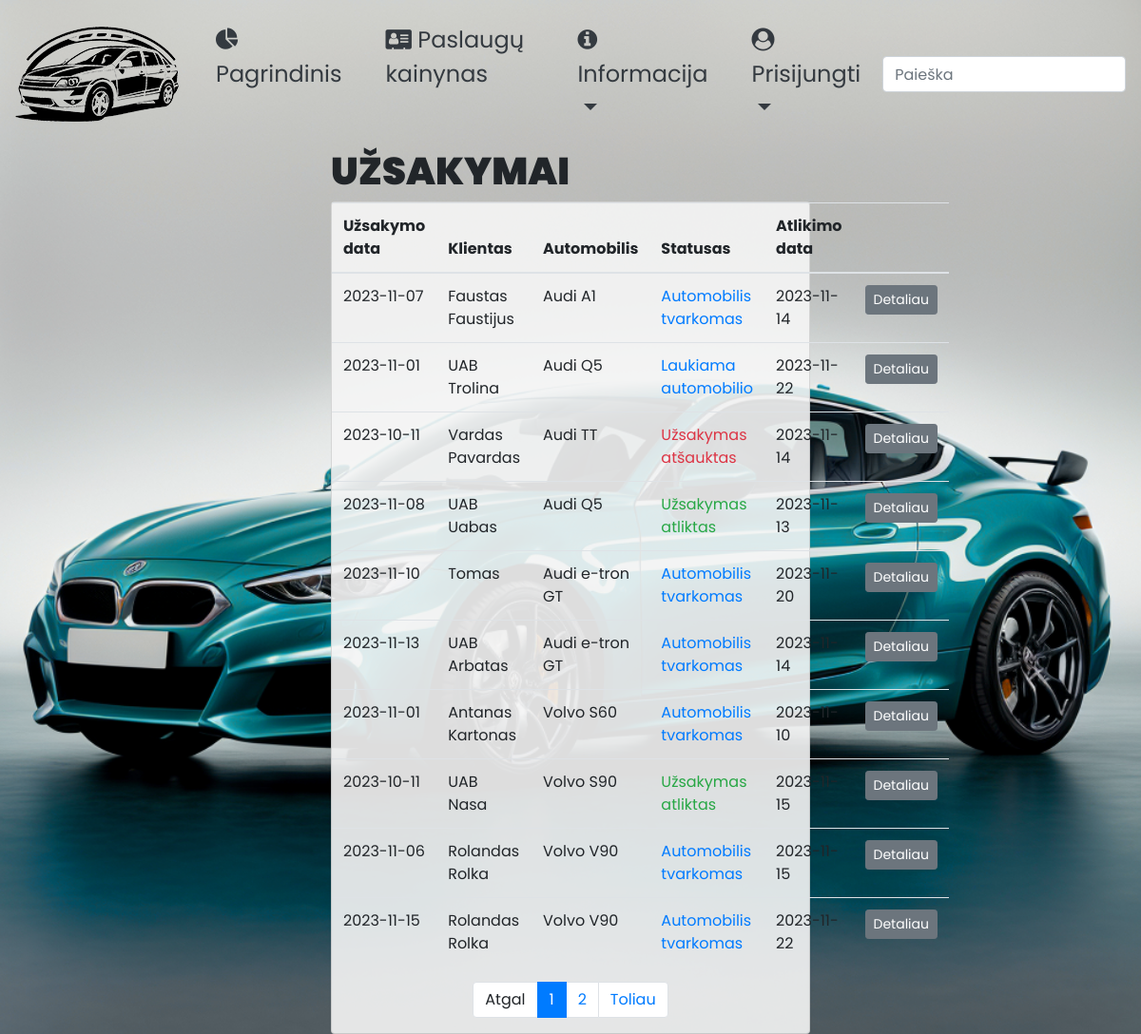
The app's page /autoservisas/uzsakymai/ with its own data.
### autoservisas/models.py (models this page shows, shortened)
class Uzsakymas(models.Model):
    data = models.DateField('Užsakymo data', null=False)
    automobilis_id = models.ForeignKey('Automobilis', verbose_name='Informacija',
                                       on_delete=models.CASCADE, null=False, related_name='auto_statusas')
    UZSAKYMO_STATUSAS = (
        ('l', 'Laukiama automobilio'),
        ('a', 'Automobilis tvarkomas'),
        ('u', 'Užsakymas atliktas'),
        ('x', 'Užsakymas atšauktas'),
    )
    statusas = models.CharField(max_length=1, choices=UZSAKYMO_STATUSAS, default='l', null=False, help_text='Statusas')
    vartotojas = models.ForeignKey(User, on_delete=models.SET_NULL, null=True, blank=True)
    grazinimo_terminas = models.DateField('Prognozuojama atlikimo data', null=True, blank=True)
    class Meta:
        verbose_name = 'Užsakymas'
        verbose_name_plural = 'Užsakymai'

class Automobilis(models.Model):
    valstybinis_nr = models.CharField('Automobilio valstybinis Nr.',
                                      max_length=7, null=False, unique=True, help_text='Įveskite valstybinį numerį')
    automobilio_modelis_id = models.ForeignKey('AutomobilioModelis', verbose_name='Automobilio modelis',
                                               on_delete=models.CASCADE, null=False)
    vin_kodas = models.CharField(max_length=17, null=False, unique=True, help_text='Įveskite automobilio VIN kodą')
    klientas = models.CharField(max_length=100, null=False,
                                help_text='Iveskite klientą (įmonės pavadinimas arba vardas/pavardė)')
    nuotrauka = models.ImageField('Nuotrauka', upload_to='nuotraukos', null=True)
    aprasymas = HTMLField()
    class Meta:
        verbose_name = 'Automobilis'
        verbose_name_plural = 'Automobiliai'

class AutomobilioModelis(models.Model):
    marke = models.CharField('Automobilio markė', max_length=40, null=False, help_text='Įveskite automobilio markę')
    modelis = models.CharField('Automobilio modelis', max_length=40, null=False,
                               help_text='Įveskite automobilio markės modelį')
    class Meta:
        verbose_name = 'Automobilio modelis'
        verbose_name_plural = 'Automobilių modeliai'
    def __str__(self):
        return f'{self.marke} {self.modelis}'

### autoservisas/views.py (the view)
# urls.py: path('uzsakymai/', views.UzsakymaiListView.as_view(), name='uzsakymai'),
class UzsakymaiListView(generic.ListView):
    model = Uzsakymas
    context_object_name = 'uzsakymai_list'
    paginate_by = 10
    template_name = 'uzsakymai.html'

### autoservisas/templates/uzsakymai.html
{% extends "base.html" %}
{% block content %}
<h1 class="text-uppercase h1p">Užsakymai</h1>
<div class="card" style="background-color: rgba(245, 245, 245, 0.9);">
  <table class="table table-hover">
    <thead>
      <tr>
        <th scope="col">Užsakymo data</th>
        <th scope="col">Klientas</th>
        <th scope="col">Automobilis</th>
        <th scope="col">Statusas</th>
        <th scope="col">Atlikimo data</th>
        <th scope="col"></th>
      </tr>
    </thead>
    <tbody>
    {% for a in uzsakymai_list %}
      <tr>
        <td>{{a.data|date:"Y-m-d"}}</td>
        <td>{{a.automobilis_id.klientas}}</td>
        <td>{{a.automobilis_id.automobilio_modelis_id}}</td>
        <td class="{% if a.statusas == 'u' %}text-success{% elif a.statusas == 'x' %}text-danger{% else %}text-primary{% endif %}">{{a.get_statusas_display}}</td>
        <td>{{a.grazinimo_terminas|date:"Y-m-d"}}</td>
        <td><a href="{% url 'uzsakymas' a.id %}"><button type="button" class="btn btn-secondary btn-sm">Detaliau</button></a></td>
      </tr>
    {% endfor %}
    </tbody>
  </table>
  <nav aria-label="...">
    <ul class="pagination justify-content-center">
      {% if page_obj.has_previous %}
        <li class="page-item">
          <a class="page-link" href="?page={{ page_obj.previous_page_number }}">Atgal</a>
        </li>
      {% else %}
        <li class="page-item">
          <a class="page-link disabled">Atgal</a>
        </li>
      {% endif %}
      {% for i in page_obj.paginator.page_range %}
        {% if page_obj.number == i %}
          <li class="page-item active">
            <a class="page-link">{{ i }}</a>
          </li>
        {% else %}
          <li class="page-item">
            <a class="page-link" href="?page={{ i }}">{{ i }}</a>
          </li>
        {% endif %}
      {% endfor %}
      {% if page_obj.has_next %}
        <li class="page-item">
          <a class="page-link" href="?page={{ page_obj.next_page_number }}">Toliau</a>
        </li>
      {% else %}
        <li class="page-item">
          <a class="page-link disabled">Toliau</a>
        </li>
      {% endif %}
    </ul>
  </nav>
</div>
{% endblock %}

### autoservisas/static/css/styles.css (style rules this page uses)
body { font-family: 'Poppins', sans-serif; font-size: 1rem; }
.h1p { font-weight: 900; }

### records on screen
Uzsakymas: data "2023-11-07", automobilis_id.klientas "Faustas Faustijus", automobilis_id.automobilio_modelis_id "Audi A1", statusas "Automobilis tvarkomas", grazinimo_terminas "2023-11-14"
Uzsakymas: data "2023-11-01", automobilis_id.klientas "UAB Trolina", automobilis_id.automobilio_modelis_id "Audi Q5", statusas "Laukiama automobilio", grazinimo_terminas "2023-11-22"
Uzsakymas: data "2023-10-11", automobilis_id.klientas "Vardas Pavardas", automobilis_id.automobilio_modelis_id "Audi TT", statusas "Užsakymas atšauktas", grazinimo_terminas "2023-11-14"
Uzsakymas: data "2023-11-08", automobilis_id.klientas "UAB Uabas", automobilis_id.automobilio_modelis_id "Audi Q5", statusas "Užsakymas atliktas", grazinimo_terminas "2023-11-13"
Uzsakymas: data "2023-11-10", automobilis_id.klientas "Tomas", automobilis_id.automobilio_modelis_id "Audi e-tron GT", statusas "Automobilis tvarkomas", grazinimo_terminas "2023-11-20"
Uzsakymas: data "2023-11-13", automobilis_id.klientas "UAB Arbatas", automobilis_id.automobilio_modelis_id "Audi e-tron GT", statusas "Automobilis tvarkomas", grazinimo_terminas "2023-11-14"
Uzsakymas: data "2023-11-01", automobilis_id.klientas "Antanas Kartonas", automobilis_id.automobilio_modelis_id "Volvo S60", statusas "Automobilis tvarkomas", grazinimo_terminas "2023-11-10"
Uzsakymas: data "2023-10-11", automobilis_id.klientas "UAB Nasa", automobilis_id.automobilio_modelis_id "Volvo S90", statusas "Užsakymas atliktas", grazinimo_terminas "2023-11-15"
Uzsakymas: data "2023-11-06", automobilis_id.klientas "Rolandas Rolka", automobilis_id.automobilio_modelis_id "Volvo V90", statusas "Automobilis tvarkomas", grazinimo_terminas "2023-11-15"
Uzsakymas: data "2023-11-15", automobilis_id.klientas "Rolandas Rolka", automobilis_id.automobilio_modelis_id "Volvo V90", statusas "Automobilis tvarkomas", grazinimo_terminas "2023-11-22"

### other values on screen
{{ i }} "1"
{{ i }} "2"
